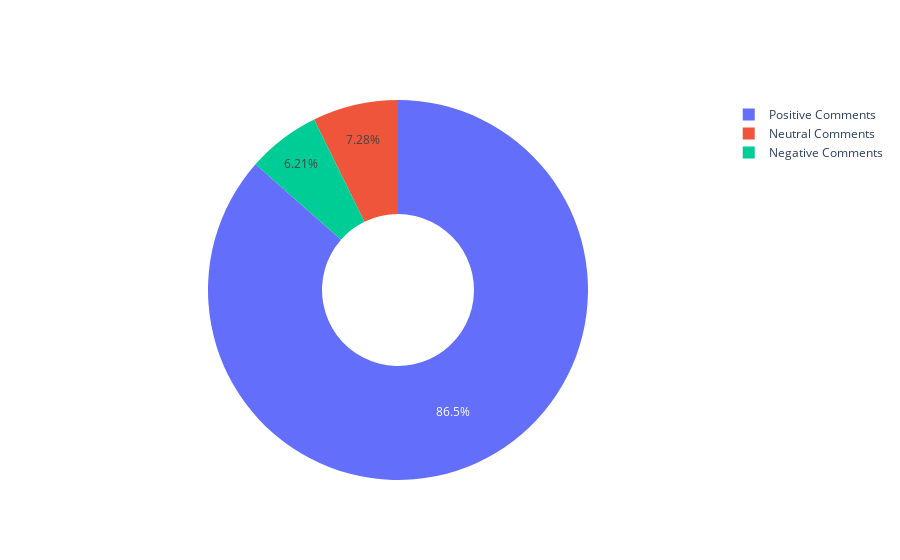

Notebook code cell kept with this figure:
### Code cell
import plotly as ply
import plotly.graph_objs as go

Mno=df_reviews2[df_reviews2.sentiment=="Positive"]["score"].count()
Fno=df_reviews2[df_reviews2.sentiment=="Negative"]["score"].count()
Nno=df_reviews2[df_reviews2.sentiment=="Neutral"]["score"].count()
labels = ["Positive Comments","Negative Comments","Neutral Comments"]
values = [Mno,Fno,Nno]
fig = go.Figure(data=[go.Pie(labels=labels, values=values,hole=0.4)])
fig.show()

### Figure 1 — Plotly figure (JSON) as saved in the notebook; plotly's stock layout.template omitted (floating-point values rounded to 4 significant figures)
{"data": [{"hole": 0.4, "labels": ["Positive Comments", "Negative Comments", "Neutral Comments"], "type": "pie", "values": [18948, 1361, 1595]}], "layout": {}}
